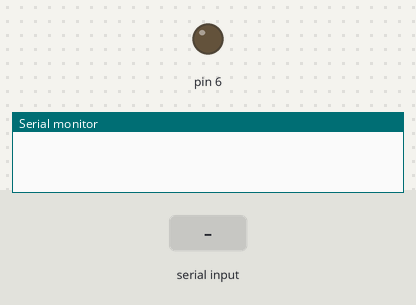
This sketch was run on a simulated Arduino Uno, built with avr-gcc and run on an emulated ATmega328P. Shown: output pins drawn as LEDs (lit = HIGH), the last lines printed to the serial monitor. The test bench sets the inputs (shaded band).

Above: at 1.2 s.
1.3 s: "1" received over Serial
At 2.1 s:
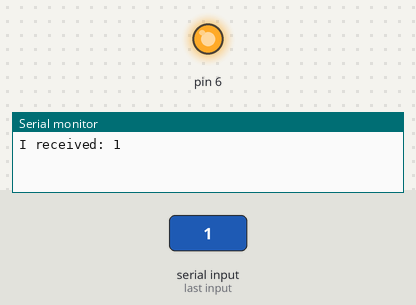
2.8 s: "0" received over Serial
At 3.2 s:
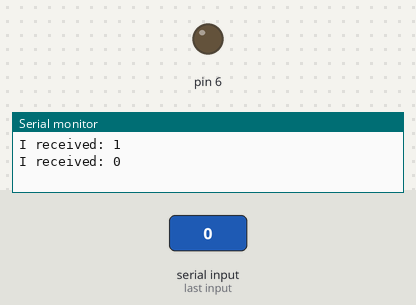
Timing chart, 0 to 5.8 s (numbered marks = the images above; inputs shaded):
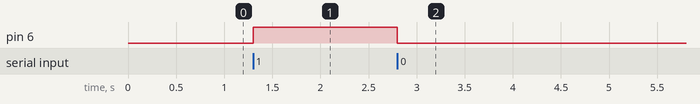

The sketch:

serial_read.ino
```cpp
void setup() {
  Serial.begin(9600);
  pinMode(6, OUTPUT);
}

void loop() {
  if (Serial.available() > 0) {
    char receivedUnit = Serial.read();
    Serial.print("I received: ");
    Serial.println(receivedUnit);

    if (receivedUnit == '0') {
      digitalWrite(6, LOW);
    } else if (receivedUnit == '1') {
      digitalWrite(6, HIGH);
    }
  }
}
```

Measured:
- after the input at 1.3 s, pin 6: LOW → HIGH at once
- after the input at 2.8 s, pin 6: HIGH → LOW at once
